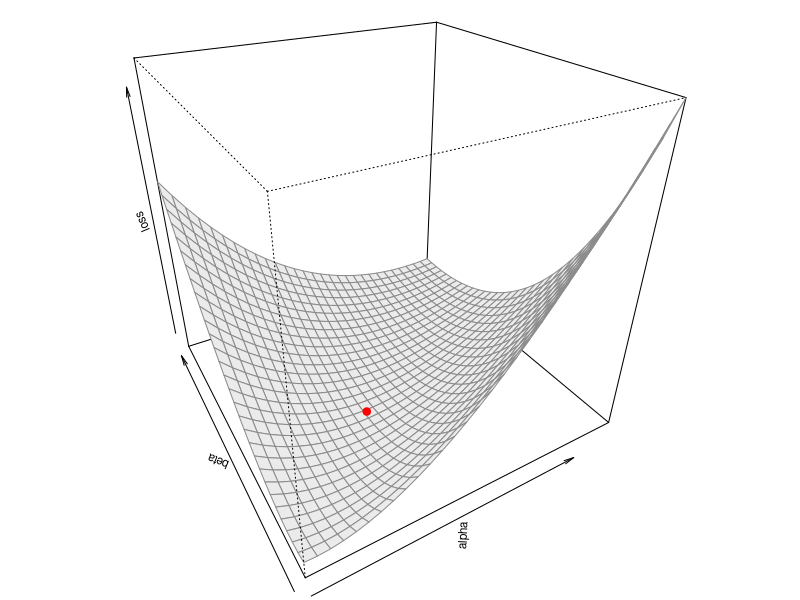
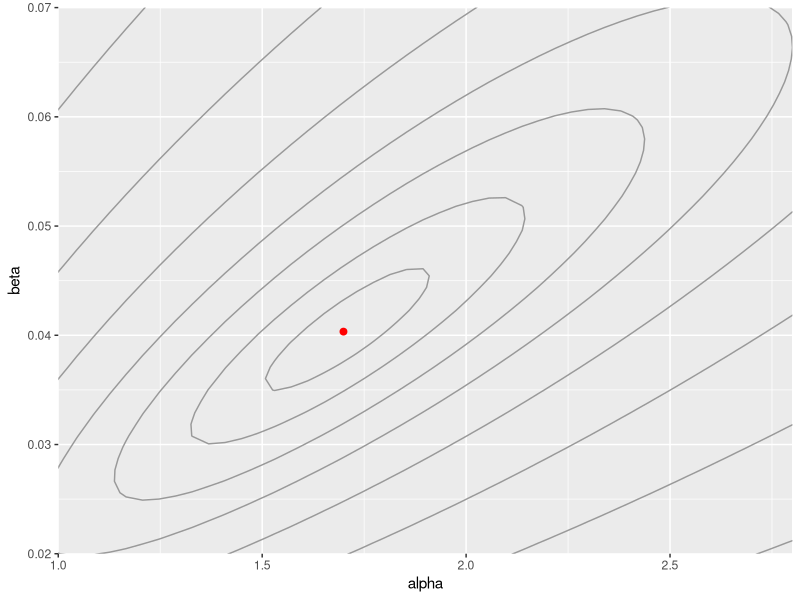
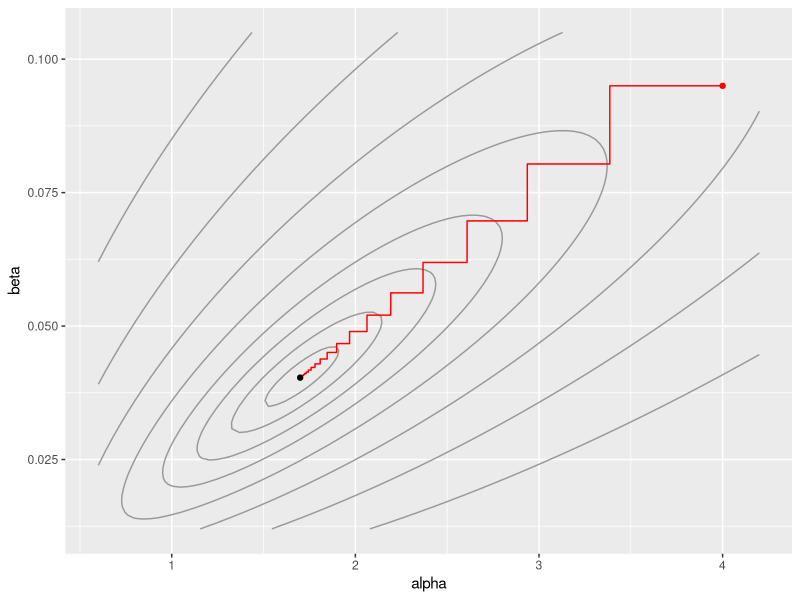
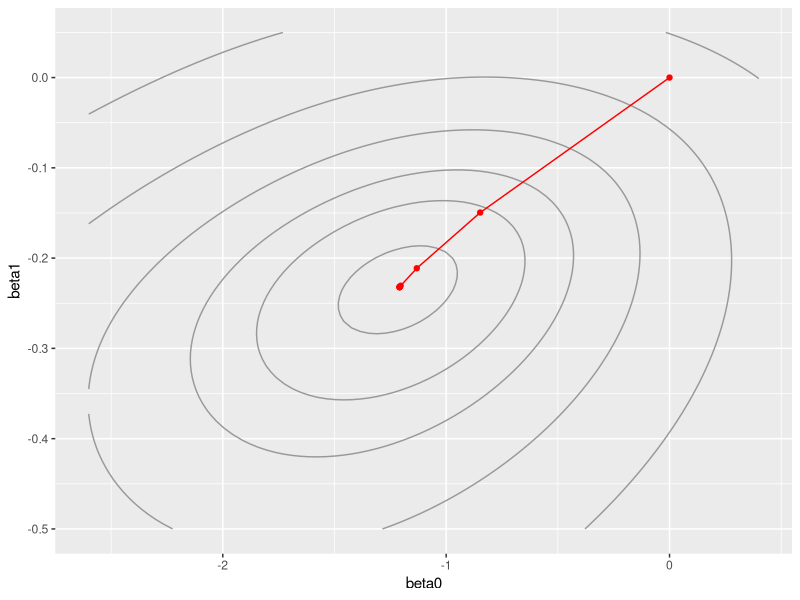

Recreate these plots in R, in order.
## ---- chunk 1
knitr::opts_chunk$set(echo = TRUE, out.width = "100%")
options(width = 60, digits = 4)
set.seed(20261124)
library(tidyverse)
## ---- chunk 2
oz <- as.numeric(na.omit(airquality$Ozone))
ahat <- uniroot(\(a) log(a) - digamma(a) - log(mean(oz)) + mean(log(oz)),
                c(0.1, 20), tol = 1e-12)$root
## ---- chunk 3
r <- oz / mean(oz)
e <- log(ahat) - digamma(ahat) + log(r) - (r - 1)
A <- -length(oz) * (1 / ahat - trigamma(ahat))
B <- sum(e^2)
c(information = 1 / sqrt(A), sandwich = sqrt(B) / A)
## ---- chunk 4
oz <- as.numeric(na.omit(airquality$Ozone))
loss <- function(a, b) -sum(dgamma(oz, shape = a, rate = b, log = TRUE))
# the MLE, by the one-parameter equation from the root finding lecture
a_mle <- uniroot(\(a) log(a / mean(oz)) + mean(log(oz)) - digamma(a),
                 c(0.5, 5), tol = 1e-12)$root
b_mle <- a_mle / mean(oz)

a_seq <- seq(1, 2.8, length.out = 30)
b_seq <- seq(0.02, 0.07, length.out = 30)
par(mar = c(0, 1, 0, 0))
view <- persp(a_seq, b_seq, outer(a_seq, b_seq, Vectorize(loss)),
              theta = -30, phi = 30, col = "gray92", border = "gray55",
              xlab = "alpha", ylab = "beta", zlab = "loss", cex.lab = 0.7)
points(trans3d(a_mle, b_mle, loss(a_mle, b_mle), view), pch = 19, col = "red")

surface <- expand.grid(a = seq(0.6, 4.2, length.out = 90),
                       b = seq(0.012, 0.105, length.out = 90))
surface$loss <- map2_dbl(surface$a, surface$b, loss)
contours <- ggplot(surface, aes(a, b)) +
  geom_contour(aes(z = loss), color = "gray60",
               breaks = loss(a_mle, b_mle) + c(0.5, 2, 5, 10, 20, 40, 80, 160)) +
  labs(x = "alpha", y = "beta")
contours + annotate("point", x = a_mle, y = b_mle, color = "red", size = 2) +
  coord_cartesian(xlim = range(a_seq), ylim = range(b_seq), expand = FALSE)
## ---- chunk 5
# Newton's method for one parameter
newton_1 <- function(g, dg, x, tol = 1e-12) {
  for (i in 1:100) {
    step <- -g(x) / dg(x)
    x <- x + step
    if (abs(step) < tol) break
  }
  x
}
# one pass: Newton for alpha with beta fixed, then for beta with alpha fixed
coord_descent <- function(t0, tol = 1e-10, maxit = 500) {
  n <- length(oz)
  path <- matrix(t0, nrow = 1)
  for (i in 1:maxit) {
    b <- path[nrow(path), 2]
    a <- newton_1(\(a) n * log(b) - n * digamma(a) + sum(log(oz)),
                  \(a) -n * trigamma(a), path[nrow(path), 1])
    path <- rbind(path, c(a, b))
    b <- newton_1(\(b) n * a / b - sum(oz), \(b) -n * a / b^2, b)
    path <- rbind(path, c(a, b))
    if (max(abs(path[nrow(path), ] - path[nrow(path) - 2, ])) < tol) break
  }
  list(path = path, passes = i)
}
cd <- coord_descent(c(4, 0.095))
contours +
  annotate("path", x = cd$path[, 1], y = cd$path[, 2], color = "red") +
  annotate("point", x = 4, y = 0.095, color = "red", size = 1.5) +
  annotate("point", x = a_mle, y = b_mle, size = 1.5)
## ---- chunk 6
cd_err <- abs(cd$path[seq(1, nrow(cd$path), 2), 1] - a_mle)
cd_rate <- cd_err[21] / cd_err[20]
## ---- chunk 7
newton_k <- function(grad, hess, b0, tol = 1e-10, maxit = 50) {
  path <- matrix(b0, nrow = 1)
  for (i in 1:maxit) {
    b <- path[i, ]
    step <- solve(hess(b), -grad(b))
    path <- rbind(path, b + step)
    if (max(abs(step)) < tol) break
  }
  path
}
## ---- chunk 8
oring <- tibble(
  temp = c(66, 70, 69, 68, 67, 72, 73, 70, 57, 63, 70, 78,
           67, 53, 67, 75, 70, 81, 76, 79, 75, 76, 58),
  distress = c(0, 1, 0, 0, 0, 0, 0, 0, 1, 1, 1, 0,
               0, 2, 0, 0, 0, 0, 0, 0, 2, 0, 1))
y <- as.numeric(oring$distress > 0)
x <- oring$temp - 70
## ---- chunk 9
X <- cbind(1, x)
grad <- function(b) drop(t(X) %*% (y - plogis(X %*% b)))
hess <- function(b) {
  p <- drop(plogis(X %*% b))
  -t(X) %*% (p * (1 - p) * X)
}
path <- newton_k(grad, hess, c(0, 0))
bhat <- path[nrow(path), ]
rbind(newton = bhat, glm = coef(glm(y ~ x, family = binomial)))
## ---- chunk 10
ll <- function(b0, b1) sum(dbinom(y, 1, plogis(b0 + b1 * x), log = TRUE))
grid <- expand.grid(b0 = seq(-2.6, 0.4, length.out = 80),
                    b1 = seq(-0.5, 0.05, length.out = 80))
grid$ll <- map2_dbl(grid$b0, grid$b1, ll)
ggplot(grid, aes(b0, b1)) +
  geom_contour(aes(z = ll), color = "gray60",
               breaks = max(grid$ll) - c(0.1, 0.5, 1, 2, 4, 8, 16)) +
  annotate("path", x = path[, 1], y = path[, 2], color = "red") +
  annotate("point", x = path[, 1], y = path[, 2], color = "red", size = 1.5) +
  labs(x = "beta0", y = "beta1")
## ---- chunk 11
b <- c(0, 0)
for (i in 1:6) {
  eta <- b[1] + b[2] * x
  p <- plogis(eta)
  w <- p * (1 - p)
  z <- eta + (y - p) / w
  b <- coef(lm(z ~ x, weights = w))
}
rbind(iwls = b, newton = bhat)
## ---- chunk 12
V <- solve(-hess(bhat))
rbind(newton = sqrt(diag(V)),
      glm = summary(glm(y ~ x, family = binomial))$coefficients[, 2])
## ---- chunk 13
p <- drop(plogis(X %*% bhat))
A <- t(X) %*% (p * (1 - p) * X)
B <- t(X) %*% ((y - p)^2 * X)
V_sand <- solve(A) %*% B %*% solve(A)
rbind(information = sqrt(diag(V)), sandwich = sqrt(diag(V_sand)))
## ---- chunk 14
cold <- as.numeric(oring$temp < 65)
table(cold, distress = y)
## ---- chunk 15
X <- cbind(1, cold)
ll_c <- function(b) sum(dbinom(y, 1, plogis(X %*% b), log = TRUE))
## ---- chunk 16
path_c <- newton_k(grad, hess, c(0, 0), maxit = 30)
data.frame(b0 = path_c[, 1], b1 = path_c[, 2],
           loglik = apply(path_c, 1, ll_c))[c(1:4, 31), ]
## ---- chunk 17
fit_c <- glm(y ~ cold, family = binomial)
round(summary(fit_c)$coefficients[, 1:2], 2)
fit_c$converged
